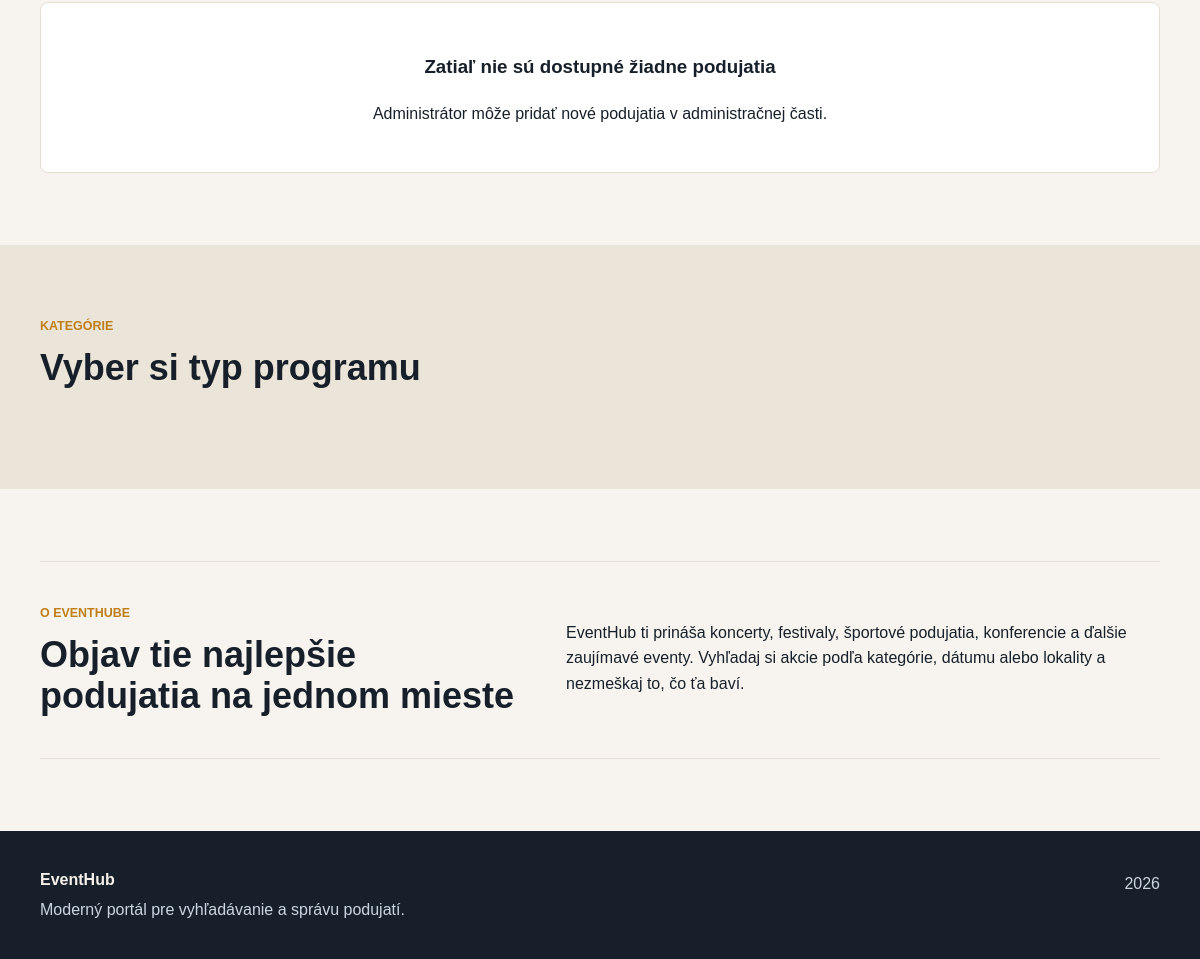
/ (lower part), run on an earlier commit of the app's database.
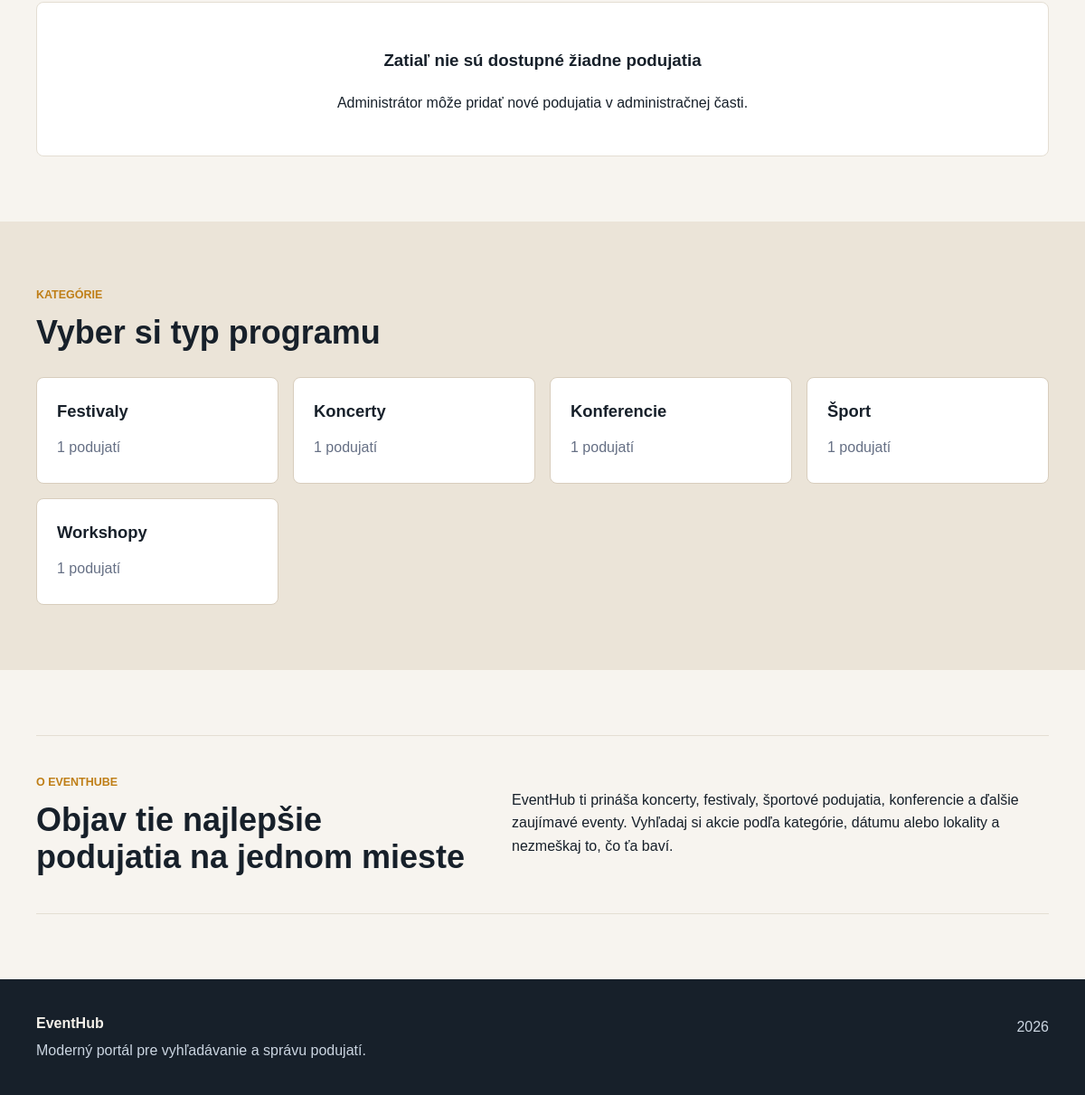
And on a later commit of the database.
### tables this page shows
CREATE TABLE categories (
    id INT UNSIGNED AUTO_INCREMENT,
    name VARCHAR(120) NOT NULL,
    created_at TIMESTAMP NOT NULL DEFAULT CURRENT_TIMESTAMP,

    PRIMARY KEY (id),
    UNIQUE KEY idx_categories_name (name)
);

### core/Controller.php (called while the page is built, shortened)
<?php
class Controller
{
    protected function render(string $view, array $data = [], bool $admin = false): void
    {
        extract($data, EXTR_SKIP);
        $header = $admin ? 'admin_header.php' : 'header.php';
        $footer = $admin ? 'admin_footer.php' : 'footer.php';
        $viewFile = APP_ROOT . '/views/' . $view . '.php';
        require APP_ROOT . '/views/partials/' . $header;
        require $viewFile;
        require APP_ROOT . '/views/partials/' . $footer;
    }
}

### controllers/HomeController.php (called while the page is built, shortened)
<?php
class HomeController extends Controller
{
    public function index(): void
    {
        $eventModel = new Event();
        $categoryModel = new Category();
        $this->render('home', [
            'pageTitle' => 'Domov',
            'events' => $eventModel->featured(3),
            'categories' => $categoryModel->all(),
        ]);
    }
}

### index.php (called while the page is built, shortened)
<?php
$routes = [
    'home' => [HomeController::class, 'index'],
    'events' => [EventController::class, 'index'],
    'event_detail' => [EventController::class, 'detail'],
    'contact' => [ContactController::class, 'index'],
    'register' => [UserController::class, 'register'],
    'user_login' => [AuthController::class, 'login'],
    'user_logout' => [UserController::class, 'logout'],
    'profile' => [UserController::class, 'profile'],
    'event_register' => [EventController::class, 'registerForEvent'],
    'event_unregister' => [EventController::class, 'unregisterFromEvent'],
    'event_ics' => [EventController::class, 'downloadIcs'],
    'login' => [AuthController::class, 'login'],
    'logout' => [AuthController::class, 'logout'],
    'admin_dashboard' => [AdminController::class, 'dashboard'],
    'admin_registrations' => [AdminController::class, 'registrations'],
    'admin_events' => [EventController::class, 'adminIndex'],
    'admin_event_create' => [EventController::class, 'adminCreate'],
    'admin_event_edit' => [EventController::class, 'adminEdit'],
    'admin_event_delete' => [EventController::class, 'adminDelete'],
    'admin_categories' => [CategoryController::class, 'adminIndex'],
    'admin_category_create' => [CategoryController::class, 'adminCreate'],
    'admin_category_edit' => [CategoryController::class, 'adminEdit'],
    'admin_category_delete' => [CategoryController::class, 'adminDelete'],
];
$page = $_GET['page'] ?? 'home';
[$controllerName, $method] = $routes[$page];
try {
    $controller = new $controllerName();
    $controller->$method();
} catch (Throwable $exception) {
    http_response_code(500);
    error_log($exception->getMessage());
    $pageTitle = 'Chyba aplikácie';
    $errorMessage = 'Nastala neočakávaná chyba. Skontrolujte konfiguráciu databázy alebo to skúste neskôr.';
    require __DIR__ . '/views/partials/header.php';
    require __DIR__ . '/views/error.php';
    require __DIR__ . '/views/partials/footer.php';
}

### core/Helpers.php (called while the page is built, shortened)
<?php
function e(?string $value): string
{
    return htmlspecialchars((string) $value, ENT_QUOTES, 'UTF-8');
}
function url(string $page, array $params = []): string
{
    $query = array_merge(['page' => $page], $params);
    return BASE_URL . '?' . http_build_query($query);
}
function asset(string $path): string
{
    return ltrim($path, '/');
}

### core/Model.php (called while the page is built, shortened)
<?php
class Model
{
    public function __construct()
    {
        $this->db = Database::getConnection();
    }
}

### config/Database.php (called while the page is built, shortened)
<?php
class Database
{
    private static ?PDO $connection = null;
    public static function getConnection(): PDO
    {
        if (self::$connection === null) {
            $dsn = sprintf(
                'mysql:host=%s;dbname=%s;charset=%s',
                DB_HOST,
                DB_NAME,
                DB_CHARSET
            );
            self::$connection = new PDO($dsn, DB_USER, DB_PASS, [
                PDO::ATTR_ERRMODE => PDO::ERRMODE_EXCEPTION,
                PDO::ATTR_DEFAULT_FETCH_MODE => PDO::FETCH_ASSOC,
                PDO::ATTR_EMULATE_PREPARES => false,
            ]);
        }
        return self::$connection;
    }
}

### models/Category.php (called while the page is built, shortened)
<?php
class Category extends Model
{
    public function all(): array
    {
        $stmt = $this->db->query(
            'SELECT c.id, c.name, c.created_at, COUNT(e.id) AS events_count
             FROM categories c
             LEFT JOIN events e ON e.category_id = c.id
             GROUP BY c.id, c.name, c.created_at
             ORDER BY c.name ASC'
        );
        return $stmt->fetchAll();
    }
}

### views/home.php (the view, shortened to what this page needs)
<section class="section">
    <div class="container card-grid">
        <?php if ($events === []): ?>
            <div class="empty-state full-width">
                <h3>Zatiaľ nie sú dostupné žiadne podujatia</h3>
                <p>Administrátor môže pridať nové podujatia v administračnej časti.</p>
            </div>
        <?php endif; ?>
    </div>
</section>
<section class="section section-muted">
    <div class="container section-heading">
        <div>
            <p class="eyebrow">Kategórie</p>
            <h2>Vyber si typ programu</h2>
        </div>
    </div>
    <div class="container category-grid">
        <?php foreach ($categories as $category): ?>
            <a class="category-tile" href="<?= url('events', ['category' => $category['id']]) ?>">
                <strong><?= e($category['name']) ?></strong>
                <span><?= (int) $category['events_count'] ?> podujatí</span>
            </a>
        <?php endforeach; ?>
    </div>
</section>
<section class="section">
    <div class="container about-band">
        <div>
            <p class="eyebrow">O EventHube</p>
            <h2>Objav tie najlepšie podujatia na jednom mieste</h2>
        </div>
        <p>EventHub ti prináša koncerty, festivaly, športové podujatia, konferencie a ďalšie zaujímavé eventy. Vyhľadaj si akcie podľa kategórie, dátumu alebo lokality a nezmeškaj to, čo ťa baví.</p>
    </div>
</section>

### views/partials/header.php (shortened to what this page needs)
<!DOCTYPE html>
<html lang="sk">
<head>
    <link rel="stylesheet" href="<?= asset('public/css/style.css') ?>">
</head>
<body>
    <main>

### views/partials/footer.php (shortened to what this page needs)
    </main>
    <footer class="site-footer">
        <div class="container footer-grid">
            <div>
                <strong>EventHub</strong>
                <p>Moderný portál pre vyhľadávanie a správu podujatí.</p>
            </div>
            <div>
                <span><?= date('Y') ?></span>
            </div>
        </div>
    </footer>
</body>
</html>

### public/css/style.css (style rules this page uses)
:root { --bg: #f7f4ef; --surface: #ffffff; --surface-strong: #1f2933; --text: #17202a; --muted: #667085; --line: #e4ded3; --accent: #d94f30; --accent-dark: #a83b25; --teal: #0f766e; --gold: #bf7e16; --shadow: 0 20px 50px rgba(31, 41, 51, 0.12); }
* { box-sizing: border-box; }
body { margin: 0; background: var(--bg); color: var(--text); font-family: Arial, Helvetica, sans-serif; line-height: 1.6; }
a { color: inherit; text-decoration: none; }
.container { width: min(1120px, calc(100% - 40px)); margin: 0 auto; }
.eyebrow { margin: 0 0 10px; color: var(--gold); font-size: 0.78rem; font-weight: 800; letter-spacing: 0; text-transform: uppercase; }
.section { padding: 72px 0; }
.section-muted { background: #ebe4d8; }
.section-heading { display: flex; justify-content: space-between; gap: 24px; align-items: end; margin-bottom: 28px; }
.section-heading h2, .about-band h2, .contact-info h2 { margin: 0; font-size: clamp(1.8rem, 3vw, 2.6rem); line-height: 1.15; }
.card-grid { display: grid; grid-template-columns: repeat(3, minmax(0, 1fr)); gap: 24px; }
.category-grid { display: grid; grid-template-columns: repeat(4, minmax(0, 1fr)); gap: 16px; }
.category-tile { display: grid; gap: 8px; min-height: 118px; padding: 22px; border: 1px solid #d8cdbd; border-radius: 8px; background: #ffffff; }
.category-tile strong { font-size: 1.15rem; }
.category-tile span, .muted { color: var(--muted); }
.about-band { display: grid; grid-template-columns: 0.9fr 1.1fr; gap: 40px; align-items: start; padding: 42px 0; border-top: 1px solid var(--line); border-bottom: 1px solid var(--line); }
.detail-content, .detail-info, .form-panel, .contact-info, .empty-state { padding: 30px; border: 1px solid var(--line); border-radius: 8px; background: var(--surface); }
.empty-state { text-align: center; }
.full-width { grid-column: 1 / -1; }
.site-footer { background: #17202a; color: #f5f1ea; padding: 36px 0; }
.footer-grid { display: flex; justify-content: space-between; gap: 24px; }
.footer-grid p, .footer-grid span { display: block; margin: 4px 0 0; color: #cbd5e1; }

What changed in the data, as far as the page shows it:
added categories: name "Festivaly", events_count "1"
added categories: name "Koncerty", events_count "1"
added categories: name "Konferencie", events_count "1"
added categories: name "Šport", events_count "1"
added categories: name "Workshopy", events_count "1"
